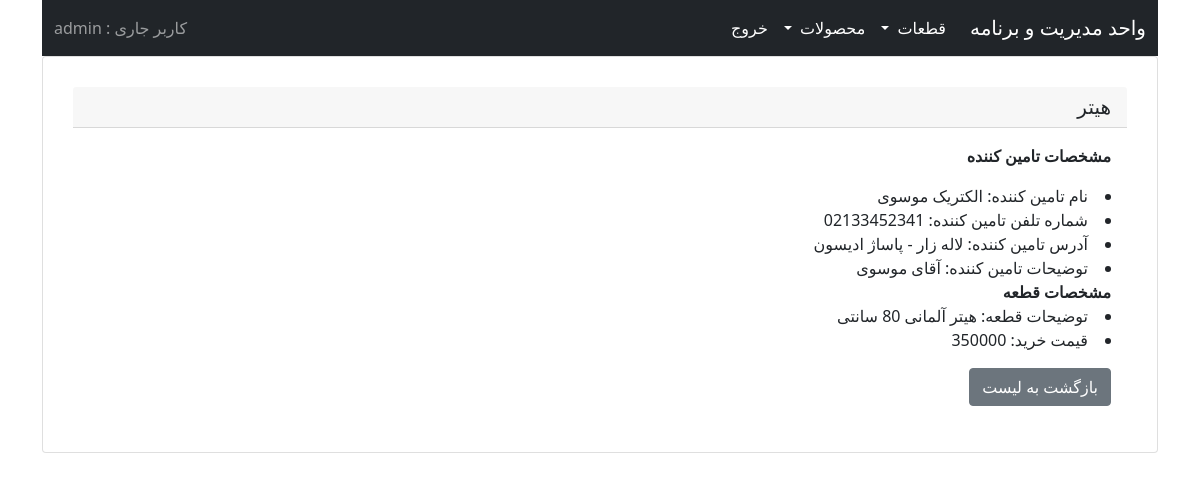
Page /support/parts/list/1 (signed in) on the committed database.
### support/models.py (models this page shows, shortened)
class Part(models.Model):
    part_name = models.CharField(verbose_name=_('Part Name'), max_length=100)
    part_supplier = models.ForeignKey(Supplier, on_delete=models.CASCADE, blank=True, null=True)
    part_buy_price = models.IntegerField(verbose_name=_('Part Buy Price'), blank=True, default=0 )
    part_description = models.TextField(verbose_name=_('Part Description'), max_length=1000, blank=True)
    class Meta:
        verbose_name = _('Part')
        verbose_name_plural = _('Parts')
    def __str__(self):
        return self.part_name

class Supplier(models.Model):
    supplier_name = models.CharField(verbose_name=_('Part Supplier Name'), max_length=100)
    supplier_phone = models.CharField(verbose_name=_('Part Supplier Phone'), max_length=20, blank=True)
    supplier_address = models.CharField(verbose_name=_('Part Supplier Address'), max_length=400, blank=True)
    supplier_description = models.TextField(verbose_name=_('Part Description'), max_length=1000, blank=True)
    class Meta:
        verbose_name = _('Part')
        verbose_name_plural = _('Parts')

### support/views.py (the view)
# urls.py: path('parts/list/<part_id>', views.part_show, name='part-show'),
def part_show(request, part_id):
    part = Part.objects.get(pk=part_id)
    return render(request, 'support/part_show.html', {'part': part})

### support/templates/support/part_show.html
{% extends 'mainapp/base.html' %}
{% block content %}
{% include './navbar.html' %}
<div class="card" style="padding: 30px">
  <h5 class="card-header">{{ part }}</h5>
  <div class="card-body">
    <p class="card-text">
          <strong>مشخصات تامین کننده</strong>
            {% if part.part_supplier %}
              <li>نام تامین کننده: {{ part.part_supplier.supplier_name }} </li>
              <li>شماره تلفن تامین کننده: {{ part.part_supplier.supplier_phone }} </li>
              <li> آدرس تامین کننده: {{ part.part_supplier.supplier_address }} </li>
              <li> توضیحات تامین کننده: {{ part.part_supplier.supplier_description }} </li>
            {% else %}
              <li>نام تامین کننده: متفرقه </li>
              <li>شماره تلفن تامین کننده: ندارد </li>
              <li> آدرس تامین کننده: ندارد </li>
              <li> توضیحات تامین کننده:  </li>
            {% endif %}
          <strong>مشخصات قطعه</strong>
          <li> توضیحات قطعه: {{ part.part_description }} </li>
          <li> قیمت خرید: {{ part.part_buy_price }} </li>
    </p>
    <a href="{% url 'part-list' %}" class="btn btn-secondary">بازگشت به لیست</a>
  </div>
</div>
{% endblock %}

### support/templates/support/navbar.html (shortened to what this page needs)
<nav class="navbar navbar-expand-lg navbar-dark bg-dark">
    <div class="container-fluid">
        <a class="navbar-brand" href="#">واحد مدیریت و برنامه</a>
        <div class="collapse navbar-collapse" id="navbarSupportedContent">
            <ul class="navbar-nav me-auto mb-2 mb-lg-0">
                <li class="nav-item dropdown ">
                    <a class="nav-link dropdown-toggle active " href="#" id="navbarDropdown" role="button"
                       data-bs-toggle="dropdown" aria-expanded="false">
                        قطعات
                    </a>
                </li>
                <li class="nav-item dropdown ">
                    <a class="nav-link dropdown-toggle active " href="#" id="navbarDropdown" role="button"
                       data-bs-toggle="dropdown" aria-expanded="false">
                        محصولات
                    </a>
                </li>
                {% if user.is_authenticated %}
                <li class="nav-item">
                    <a class="nav-link active" aria-current="page" href="{% url 'logout-user' %}">خروج</a>
                </li>
                {% endif %}
            </ul>
            <span class="navbar-text">
       کاربر جاری : {{ user }}
            </span>
        </div>
    </div>
</nav>

### rows in the picture
Part: part_name "هیتر", part_supplier.supplier_name "الکتریک موسوی", part_supplier.supplier_phone "02133452341", part_supplier.supplier_address "لاله زار - پاساژ ادیسون", part_supplier.supplier_description "آقای موسوی", part_description "هیتر آلمانی 80 سانتی", part_buy_price "350000"

### other values in the picture
{{ user }} "admin"
